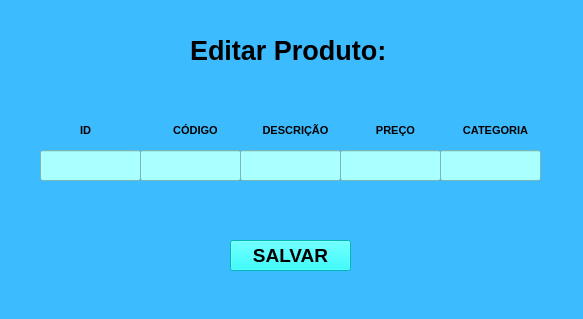
<?xml version="1.0" encoding="UTF-8"?>
<ui version="4.0">
 <class>MainWindow</class>
 <widget class="QMainWindow" name="MainWindow">
  <property name="geometry">
   <rect>
    <x>0</x>
    <y>0</y>
    <width>583</width>
    <height>319</height>
   </rect>
  </property>
  <property name="windowTitle">
   <string>MainWindow</string>
  </property>
  <property name="styleSheet">
   <string notr="true">background-color: rgb(60, 187, 255);</string>
  </property>
  <widget class="QWidget" name="centralwidget">
   <widget class="QLabel" name="label">
    <property name="geometry">
     <rect>
      <x>190</x>
      <y>20</y>
      <width>211</width>
      <height>61</height>
     </rect>
    </property>
    <property name="font">
     <font>
      <pointsize>20</pointsize>
      <weight>75</weight>
      <bold>true</bold>
     </font>
    </property>
    <property name="text">
     <string>Editar Produto:</string>
    </property>
   </widget>
   <widget class="QLineEdit" name="lineEdit">
    <property name="geometry">
     <rect>
      <x>40</x>
      <y>150</y>
      <width>101</width>
      <height>31</height>
     </rect>
    </property>
    <property name="styleSheet">
     <string notr="true">background-color: rgb(170, 255, 255);</string>
    </property>
   </widget>
   <widget class="QLineEdit" name="lineEdit_2">
    <property name="geometry">
     <rect>
      <x>140</x>
      <y>150</y>
      <width>101</width>
      <height>31</height>
     </rect>
    </property>
    <property name="styleSheet">
     <string notr="true">background-color: rgb(170, 255, 255);</string>
    </property>
   </widget>
   <widget class="QLineEdit" name="lineEdit_3">
    <property name="geometry">
     <rect>
      <x>440</x>
      <y>150</y>
      <width>101</width>
      <height>31</height>
     </rect>
    </property>
    <property name="styleSheet">
     <string notr="true">background-color: rgb(170, 255, 255);</string>
    </property>
   </widget>
   <widget class="QLineEdit" name="lineEdit_4">
    <property name="geometry">
     <rect>
      <x>240</x>
      <y>150</y>
      <width>101</width>
      <height>31</height>
     </rect>
    </property>
    <property name="styleSheet">
     <string notr="true">background-color: rgb(170, 255, 255);</string>
    </property>
   </widget>
   <widget class="QLineEdit" name="lineEdit_5">
    <property name="geometry">
     <rect>
      <x>340</x>
      <y>150</y>
      <width>101</width>
      <height>31</height>
     </rect>
    </property>
    <property name="styleSheet">
     <string notr="true">background-color: rgb(170, 255, 255);</string>
    </property>
   </widget>
   <widget class="QLabel" name="label_2">
    <property name="geometry">
     <rect>
      <x>50</x>
      <y>120</y>
      <width>71</width>
      <height>21</height>
     </rect>
    </property>
    <property name="font">
     <font>
      <pointsize>8</pointsize>
      <weight>75</weight>
      <bold>true</bold>
     </font>
    </property>
    <property name="styleSheet">
     <string notr="true"/>
    </property>
    <property name="text">
     <string>ID</string>
    </property>
    <property name="alignment">
     <set>Qt::AlignCenter</set>
    </property>
   </widget>
   <widget class="QLabel" name="label_3">
    <property name="geometry">
     <rect>
      <x>160</x>
      <y>120</y>
      <width>71</width>
      <height>21</height>
     </rect>
    </property>
    <property name="font">
     <font>
      <pointsize>8</pointsize>
      <weight>75</weight>
      <bold>true</bold>
     </font>
    </property>
    <property name="text">
     <string>CÓDIGO</string>
    </property>
    <property name="alignment">
     <set>Qt::AlignCenter</set>
    </property>
   </widget>
   <widget class="QLabel" name="label_4">
    <property name="geometry">
     <rect>
      <x>260</x>
      <y>120</y>
      <width>71</width>
      <height>21</height>
     </rect>
    </property>
    <property name="font">
     <font>
      <pointsize>8</pointsize>
      <weight>75</weight>
      <bold>true</bold>
     </font>
    </property>
    <property name="text">
     <string>DESCRIÇÃO</string>
    </property>
    <property name="alignment">
     <set>Qt::AlignCenter</set>
    </property>
   </widget>
   <widget class="QLabel" name="label_5">
    <property name="geometry">
     <rect>
      <x>360</x>
      <y>120</y>
      <width>71</width>
      <height>21</height>
     </rect>
    </property>
    <property name="font">
     <font>
      <pointsize>8</pointsize>
      <weight>75</weight>
      <bold>true</bold>
     </font>
    </property>
    <property name="text">
     <string>PREÇO</string>
    </property>
    <property name="alignment">
     <set>Qt::AlignCenter</set>
    </property>
   </widget>
   <widget class="QLabel" name="label_6">
    <property name="geometry">
     <rect>
      <x>460</x>
      <y>120</y>
      <width>71</width>
      <height>21</height>
     </rect>
    </property>
    <property name="font">
     <font>
      <pointsize>8</pointsize>
      <weight>75</weight>
      <bold>true</bold>
     </font>
    </property>
    <property name="text">
     <string>CATEGORIA</string>
    </property>
    <property name="alignment">
     <set>Qt::AlignCenter</set>
    </property>
   </widget>
   <widget class="QPushButton" name="pushButton">
    <property name="geometry">
     <rect>
      <x>230</x>
      <y>240</y>
      <width>121</width>
      <height>31</height>
     </rect>
    </property>
    <property name="font">
     <font>
      <pointsize>14</pointsize>
      <weight>75</weight>
      <bold>true</bold>
     </font>
    </property>
    <property name="styleSheet">
     <string notr="true">background-color: rgb(0, 255, 255);</string>
    </property>
    <property name="text">
     <string>SALVAR</string>
    </property>
   </widget>
  </widget>
  <widget class="QMenuBar" name="menubar">
   <property name="geometry">
    <rect>
     <x>0</x>
     <y>0</y>
     <width>583</width>
     <height>21</height>
    </rect>
   </property>
  </widget>
  <widget class="QStatusBar" name="statusbar"/>
 </widget>
 <resources/>
 <connections/>
</ui>
